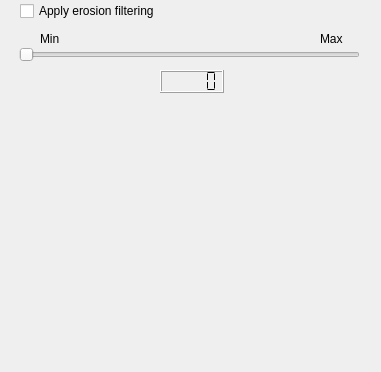
       <widget class="QWidget" name="erosionPage">
        <property name="geometry">
         <rect>
          <x>0</x>
          <y>0</y>
          <width>381</width>
          <height>372</height>
         </rect>
        </property>
        <attribute name="label">
         <string>Erosion filtering</string>
        </attribute>
        <widget class="QCheckBox" name="erosionCheckBox">
         <property name="geometry">
          <rect>
           <x>20</x>
           <y>0</y>
           <width>321</width>
           <height>22</height>
          </rect>
         </property>
         <property name="text">
          <string>Apply erosion filtering</string>
         </property>
        </widget>
        <widget class="QSlider" name="erosionSlider">
         <property name="geometry">
          <rect>
           <x>19</x>
           <y>40</y>
           <width>341</width>
           <height>29</height>
          </rect>
         </property>
         <property name="maximum">
          <number>25</number>
         </property>
         <property name="singleStep">
          <number>1</number>
         </property>
         <property name="orientation">
          <enum>Qt::Horizontal</enum>
         </property>
         <property name="invertedControls">
          <bool>false</bool>
         </property>
        </widget>
        <widget class="QLCDNumber" name="erosionBox">
         <property name="geometry">
          <rect>
           <x>160</x>
           <y>70</y>
           <width>64</width>
           <height>23</height>
          </rect>
         </property>
         <property name="segmentStyle">
          <enum>QLCDNumber::Flat</enum>
         </property>
        </widget>
        <widget class="QLabel" name="label_15">
         <property name="geometry">
          <rect>
           <x>40</x>
           <y>30</y>
           <width>31</width>
           <height>17</height>
          </rect>
         </property>
         <property name="text">
          <string>Min</string>
         </property>
        </widget>
        <widget class="QLabel" name="label_21">
         <property name="geometry">
          <rect>
           <x>320</x>
           <y>30</y>
           <width>31</width>
           <height>17</height>
          </rect>
         </property>
         <property name="text">
          <string>Max</string>
         </property>
        </widget>
       </widget>
